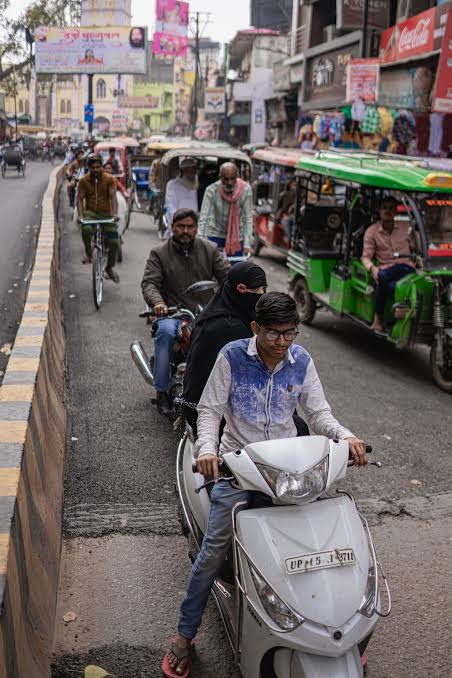
#> input picture images.jpg, 452 x 678 px
$ python -i image_enhancer.py   (imports and definitions only)
#> lines starting #> are read from the running program, lines starting #| are printed output that depends on the picture
#> further down, picture is the input picture: shape (678, 452, 3); mean B, G, R 102.3, 103.3, 111.7
"""
backend/image_enhancer.py
=========================
Night-mode / low-light image enhancement pipeline for license plate crops.

Stages (applied selectively based on scene luminance):
  1. Auto low-light detection  -- measures mean luminance of the crop
  2. White balance correction  -- Gray World assumption to remove colour casts
  3. Adaptive gamma correction -- raises brightness for dark images
  4. CLAHE                     -- boosts local contrast while suppressing noise
  5. Multi-Scale Retinex (MSR) -- removes uneven lighting / shadows
  6. Fast bilateral denoising  -- smooths sensor noise while keeping character edges
"""

import cv2
import numpy as np


# ---------------------------------------------------------------------------
# Tuneable constants
# ---------------------------------------------------------------------------
_LOW_LIGHT_THRESHOLD = 85
_VERY_DARK_THRESHOLD = 40
_CLAHE_CLIP_LIMIT    = 3.0
_CLAHE_TILE_GRID     = (8, 8)
_MSR_SIGMAS          = (15, 80, 250)
_DENOISE_H           = 10
_DENOISE_TEMPLATE_WS = 7
_DENOISE_SEARCH_WS   = 21


# ---------------------------------------------------------------------------
# Public API
# ---------------------------------------------------------------------------

# [141 lines left out: functions is_low_light, get_luminance, enhance, _null_result, _to_gray, _white_balance and 2 more, not called in this run]


def _apply_clahe(img):
    """CLAHE on the L-channel of LAB colourspace to boost local contrast."""
    lab = cv2.cvtColor(img, cv2.COLOR_BGR2LAB)
#> lab: shape (678, 452, 3); mean of channels 0, 1, 2 111.3, 131.5, 130
    l_ch, a_ch, b_ch = cv2.split(lab)
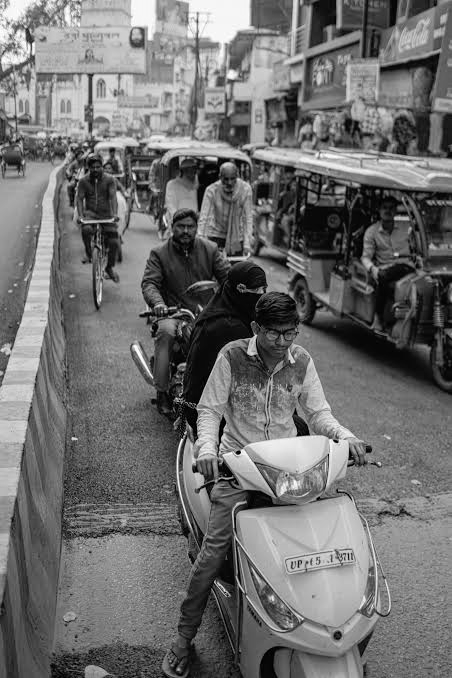
#> l_ch: shape (678, 452); min 0, max 255, mean 111.3
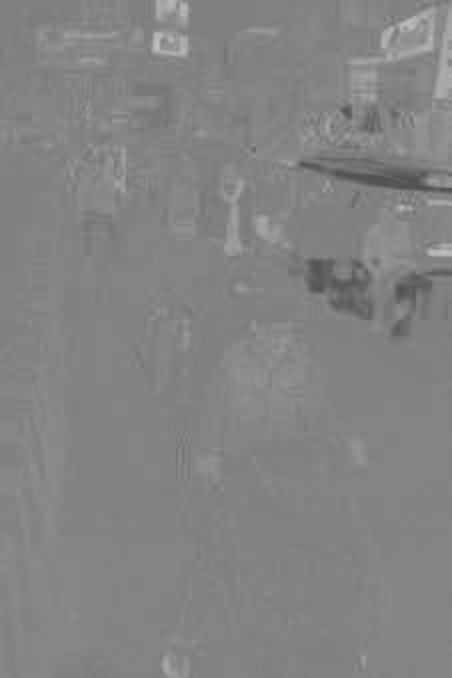
#> a_ch: shape (678, 452); min 78, max 192, mean 131.5
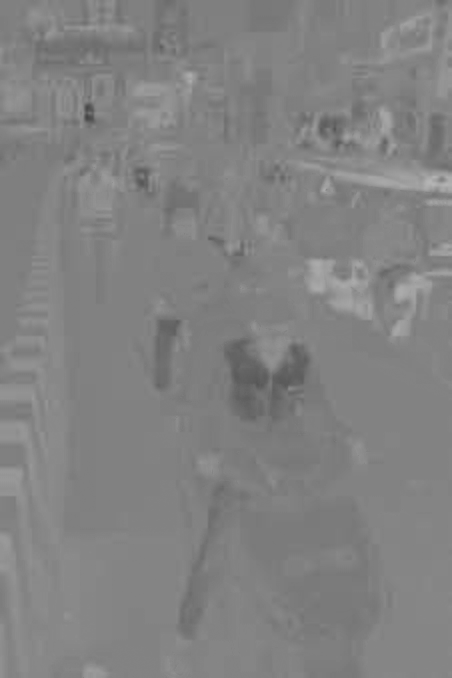
#> b_ch: shape (678, 452); min 68, max 181, mean 130
    clahe = cv2.createCLAHE(clipLimit=_CLAHE_CLIP_LIMIT,
                             tileGridSize=_CLAHE_TILE_GRID)
    l_eq = clahe.apply(l_ch)
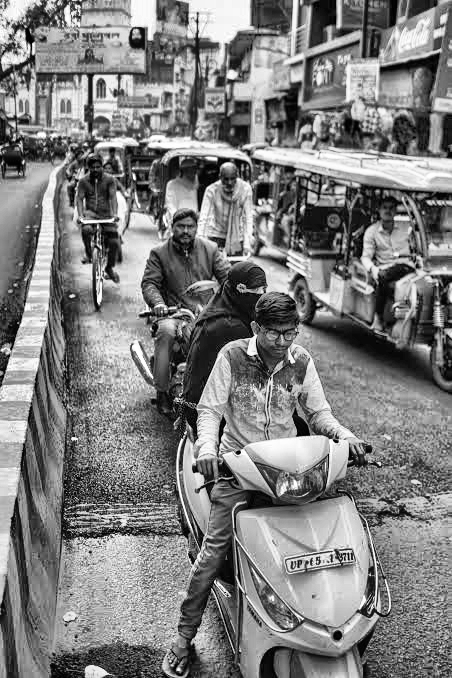
#> l_eq: shape (678, 452); min 0, max 255, mean 126.8
    lab_eq = cv2.merge([l_eq, a_ch, b_ch])
#> lab_eq: shape (678, 452, 3); mean of channels 0, 1, 2 126.8, 131.5, 130
    return cv2.cvtColor(lab_eq, cv2.COLOR_LAB2BGR)
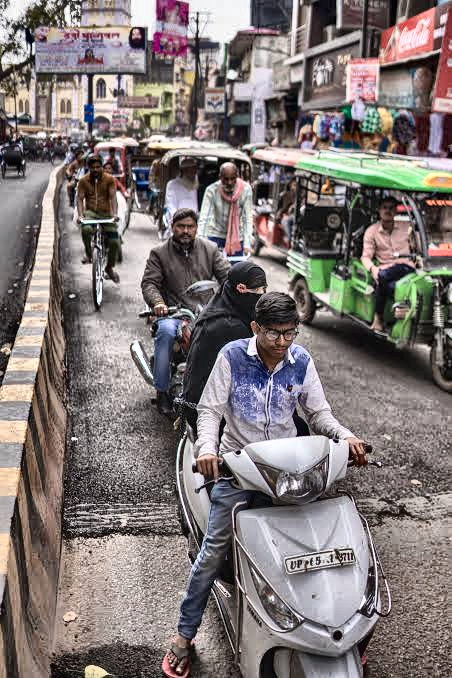
#> returned value: shape (678, 452, 3); mean B, G, R 118.1, 119.3, 127.9


# [50 lines left out: functions _single_scale_retinex, _multi_scale_retinex, _denoise, _has_strong_shadows, not called in this run]

>>> import cv2
>>> picture = cv2.imread('../images.jpg')
>>> result = _apply_clahe(picture)
